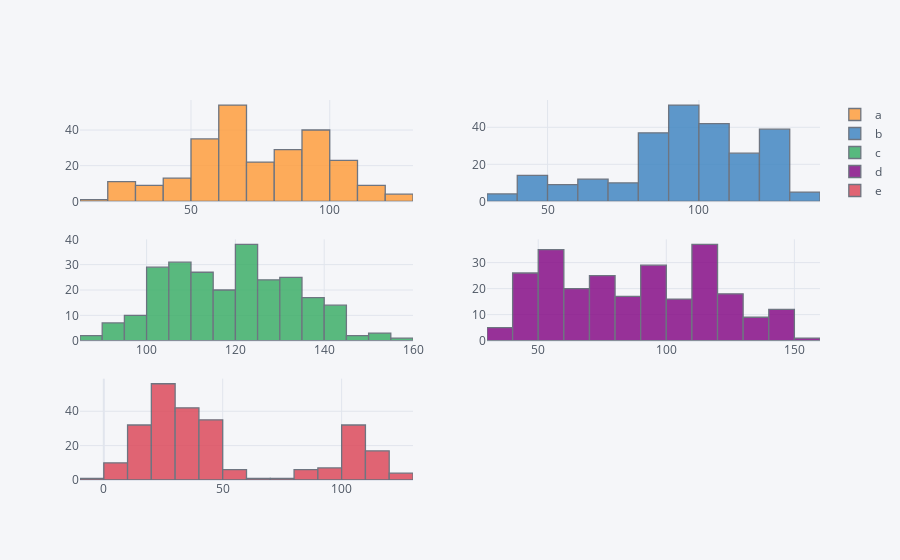

Source (notebook cell):
### Code cell
df.iplot(kind='hist',
             subplots=True,
             bins=15,
        )

### Figure 1 — Plotly figure (JSON) as saved in the notebook; plotly's stock layout.template omitted (floating-point values rounded to 4 significant figures; data arrays with more than 128 entries replaced by an {"elided": "..."} marker saying what was removed)
{"data": [{"histfunc": "count", "histnorm": "", "marker": {"color": "rgba(255, 153, 51, 1.0)", "line": {"color": "#4D5663", "width": 1.3}}, "name": "a", "nbinsx": 15, "opacity": 0.8, "orientation": "v", "type": "histogram", "x": {"elided": "250 float values"}, "xaxis": "x", "yaxis": "y"}, {"histfunc": "count", "histnorm": "", "marker": {"color": "rgba(55, 128, 191, 1.0)", "line": {"color": "#4D5663", "width": 1.3}}, "name": "b", "nbinsx": 15, "opacity": 0.8, "orientation": "v", "type": "histogram", "x": {"elided": "250 float values"}, "xaxis": "x2", "yaxis": "y2"}, {"histfunc": "count", "histnorm": "", "marker": {"color": "rgba(50, 171, 96, 1.0)", "line": {"color": "#4D5663", "width": 1.3}}, "name": "c", "nbinsx": 15, "opacity": 0.8, "orientation": "v", "type": "histogram", "x": {"elided": "250 float values"}, "xaxis": "x3", "yaxis": "y3"}, {"histfunc": "count", "histnorm": "", "marker": {"color": "rgba(128, 0, 128, 1.0)", "line": {"color": "#4D5663", "width": 1.3}}, "name": "d", "nbinsx": 15, "opacity": 0.8, "orientation": "v", "type": "histogram", "x": {"elided": "250 float values"}, "xaxis": "x4", "yaxis": "y4"}, {"histfunc": "count", "histnorm": "", "marker": {"color": "rgba(219, 64, 82, 1.0)", "line": {"color": "#4D5663", "width": 1.3}}, "name": "e", "nbinsx": 15, "opacity": 0.8, "orientation": "v", "type": "histogram", "x": {"elided": "250 float values"}, "xaxis": "x5", "yaxis": "y5"}], "layout": {"autosize": true, "barmode": "overlay", "legend": {"bgcolor": "#F5F6F9", "font": {"color": "#4D5663"}}, "paper_bgcolor": "#F5F6F9", "plot_bgcolor": "#F5F6F9", "title": {"font": {"color": "#4D5663"}}, "xaxis": {"anchor": "y", "autorange": true, "domain": [0, 0.45], "gridcolor": "#E1E5ED", "range": [10, 130], "showgrid": true, "tickfont": {"color": "#4D5663"}, "title": {"font": {"color": "#4D5663"}, "text": ""}, "type": "linear", "zerolinecolor": "#E1E5ED"}, "xaxis2": {"anchor": "y2", "autorange": true, "domain": [0.55, 1], "gridcolor": "#E1E5ED", "range": [30, 140], "showgrid": true, "tickfont": {"color": "#4D5663"}, "title": {"font": {"color": "#4D5663"}, "text": ""}, "type": "linear", "zerolinecolor": "#E1E5ED"}, "xaxis3": {"anchor": "y3", "autorange": true, "domain": [0, 0.45], "gridcolor": "#E1E5ED", "range": [85, 160], "showgrid": true, "tickfont": {"color": "#4D5663"}, "title": {"font": {"color": "#4D5663"}, "text": ""}, "type": "linear", "zerolinecolor": "#E1E5ED"}, "xaxis4": {"anchor": "y4", "autorange": true, "domain": [0.55, 1], "gridcolor": "#E1E5ED", "range": [30, 160], "showgrid": true, "tickfont": {"color": "#4D5663"}, "title": {"font": {"color": "#4D5663"}, "text": ""}, "type": "linear", "zerolinecolor": "#E1E5ED"}, "xaxis5": {"anchor": "y5", "autorange": true, "domain": [0, 0.45], "gridcolor": "#E1E5ED", "range": [-10, 130], "showgrid": true, "tickfont": {"color": "#4D5663"}, "title": {"font": {"color": "#4D5663"}, "text": ""}, "type": "linear", "zerolinecolor": "#E1E5ED"}, "yaxis": {"anchor": "x", "autorange": true, "domain": [0.7333, 1], "gridcolor": "#E1E5ED", "range": [0, 56.84], "showgrid": true, "tickfont": {"color": "#4D5663"}, "title": {"font": {"color": "#4D5663"}, "text": ""}, "zerolinecolor": "#E1E5ED"}, "yaxis2": {"anchor": "x2", "autorange": true, "domain": [0.7333, 1], "gridcolor": "#E1E5ED", "range": [0, 54.74], "showgrid": true, "tickfont": {"color": "#4D5663"}, "title": {"font": {"color": "#4D5663"}, "text": ""}, "zerolinecolor": "#E1E5ED"}, "yaxis3": {"anchor": "x3", "autorange": true, "domain": [0.3667, 0.6333], "gridcolor": "#E1E5ED", "range": [0, 40], "showgrid": true, "tickfont": {"color": "#4D5663"}, "title": {"font": {"color": "#4D5663"}, "text": ""}, "zerolinecolor": "#E1E5ED"}, "yaxis4": {"anchor": "x4", "autorange": true, "domain": [0.3667, 0.6333], "gridcolor": "#E1E5ED", "range": [0, 38.95], "showgrid": true, "tickfont": {"color": "#4D5663"}, "title": {"font": {"color": "#4D5663"}, "text": ""}, "zerolinecolor": "#E1E5ED"}, "yaxis5": {"anchor": "x5", "autorange": true, "domain": [0, 0.2667], "gridcolor": "#E1E5ED", "range": [0, 58.95], "showgrid": true, "tickfont": {"color": "#4D5663"}, "title": {"font": {"color": "#4D5663"}, "text": ""}, "zerolinecolor": "#E1E5ED"}}}
